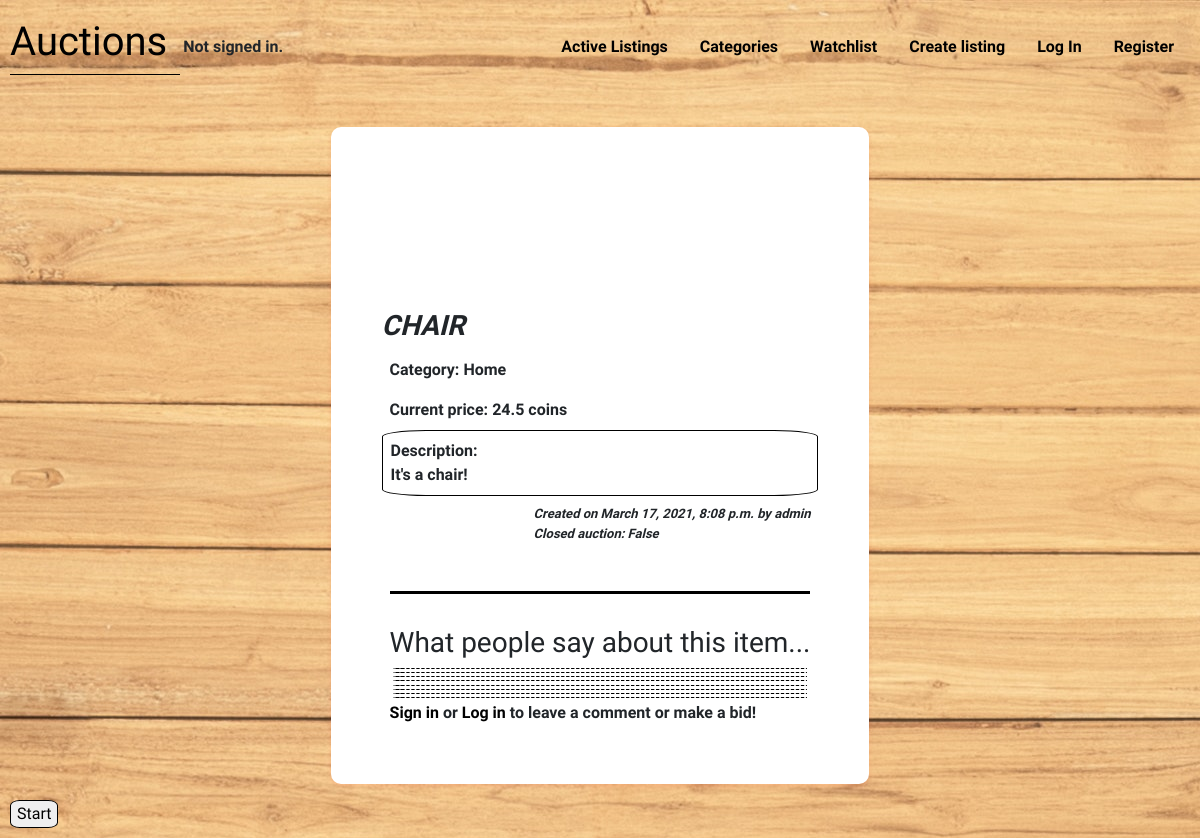
/show_listing/11, run on the app's committed database.
### auctions/models.py (models this page shows)
class Listing(models.Model):
    title = models.CharField(max_length=64, help_text='Provide the name of the new item.')
    description = models.CharField(max_length=255, help_text='Add a short description of the item.')
    starting_bid = models.FloatField(help_text='Set the initial bid.')
    current_bid = models.FloatField(null=True, blank=True)
    image_url = models.URLField(blank=True, help_text='Optional. Provide an "url" for an image for the listing.')
    category = models.CharField(max_length=64, choices=(('1','Fashion'),('2','Toys'),('3','Electronics'),('4','Home'),), help_text='Choose a category.')
    user = models.ForeignKey(User, on_delete=models.CASCADE, related_name='user')
    date = models.DateTimeField(editable=False, default=timezone.now)
    closed = models.BooleanField(default=False)
    watchlist = models.ManyToManyField(User, blank=True, related_name='watchlist')
    buyer = models.ManyToManyField(User, null=True, related_name='buyer')

class User(AbstractUser):
    pass

class Comment(models.Model):
    writer = models.ForeignKey(User, on_delete=models.CASCADE, related_name='writer')
    listing = models.ForeignKey(Listing, on_delete=models.CASCADE, related_name='listing')
    comment = models.CharField(max_length=64)
    date = models.DateTimeField(editable=False, default=timezone.now)

### auctions/views.py (the view)
# urls.py: path('show_listing/<int:listing_id>', views.show_listing, name='show_listing'),
def show_listing(request, listing_id):
    listing = Listing.objects.get(pk=listing_id)
    try:
        watched_id =  request.user.watchlist.get(pk=listing_id)
    except Exception as e:
        watched_id = None
    if listing.user == request.user:
        user_creator = True
    else:
        user_creator = None
    if request.method == 'POST':
        request.user.watchlist.add(listing)
        print(f'{listing} has been added to {request.user}')
        return HttpResponseRedirect(reverse('show_listing', args=(listing_id,)))
    return render(request, 'auctions/show_listing.html', {
        'listing': listing,
        'watched_id': watched_id,
        'comments': Comment.objects.all(),
        'user_creator': user_creator
    })

### auctions/templates/auctions/show_listing.html (shortened to what this page needs)
{% extends 'auctions/layout.html' %}
{% block body %}
<div class="container" style="display: block;">
    <article class="listing-container">
        <div class="listing-bg-img-wrap">
            {% load static %}
            <div class="listing-bg-img" style="background-image: url({% if listing.image_url %}{{ listing.image_url }}{% else %}{% static 'auctions/pics/no-image.jpg' %}{% endif %});"></div>
        </div>
        <div class="listing-text">
            <h3 style="text-transform: uppercase; font-weight: bolder; font-style: oblique;">{{ listing.title }}</h3>
            <div>
                <div>Category: {{ listing.get_category_display }}</div>
            </div>
            <div>
                <div>Current price: {% if listing.current_bid %}{{ listing.current_bid }}{% else %}{{ listing.starting_bid }}{% endif %} coins</div>
            </div>
            <div class="listing-description">
                <div>Description:</div>
                <div>{{ listing.description }}</div>
            </div>
            <div class="listing-footnotes">
                <div>
                    <div>Created on {{ listing.date }} by {{ listing.user }}</div>
                    <div>Closed auction: {{ listing.closed }}</div>
                </div>
            </div>
        </div>
        <div class="handling-content" style="padding: .5rem;">
            <div class="comment-wrapper">
                <h3>What people say about this item...</h3>
                {% for comment in comments %}
                <div class="new-comment-wrap">
                </div>
                {% empty %}
                    <p>{{ listing.title}} has no comment so far.</p>
                {% endfor %}
                {% if user.is_authenticated %}
                    <form action="{% url 'comment_listing' listing.id %}" method="post">
                        {% csrf_token %}
                        <label for="#comment">Comment: </label>
                        <input type="text" name="comment" id="comment">
                        <input type="submit" value="Submit" style="border-radius: 20%;">
                    </form>
                {% else %}
                    <div class="comment-alert-wrap">
                        <div class="comment-alert-text">
                            <span><a href="{% url 'register' %}">Sign in</a> or <a href="{% url 'login' %}">Log in</a> to leave a comment or make a bid!</span>
                        </div>
                    </div>
                {% endif %}
            </div>
        </div>
    </article>
</div>
{% endblock body %}

### auctions/static/auctions/styles.css (style rules this page uses)
body { padding: 10px; font-family: 'Amatic SC', cursive; font-family: 'Delius', cursive; font-weight: bold; }
body a { color: black; }
.container { display: grid; grid-template-columns: auto auto auto; grid-column-gap: 2rem; padding: 2%; width: 90%; }
.listing-container { align-self: center; justify-self: center; min-height: 100%; margin: 2%; background-color: #fff; box-shadow: 0 2px 5px rgba(252, 1, 1, 0.1); transition: all .1s ease-in; padding: 5%; border: none; border-radius: 10px; }
.listing-text > div { padding: .5rem }
.listing-bg-img { padding-bottom: 30%; background-size: contain; background-repeat: no-repeat; background-position: center; }
.listing-description { border: .1rem solid black; border-radius: 10%; }
.listing-footnotes { display: flex; justify-content: flex-end; font-size: small; font-style: italic; }
.comment-wrapper { margin-top: 2rem; border-top: .2rem solid black; }
.comment-wrapper > h3 { margin-top: 2rem; }
.new-comment-wrap { border-bottom: .08rem dashed black; border-radius: 2%; margin: .2rem; }

### data on the page
Listing: title "CHAIR", category "Home", starting_bid "24.5", description "It's a chair!", date "March 17, 2021, 8:08 p.m.", user "admin", closed "False"
